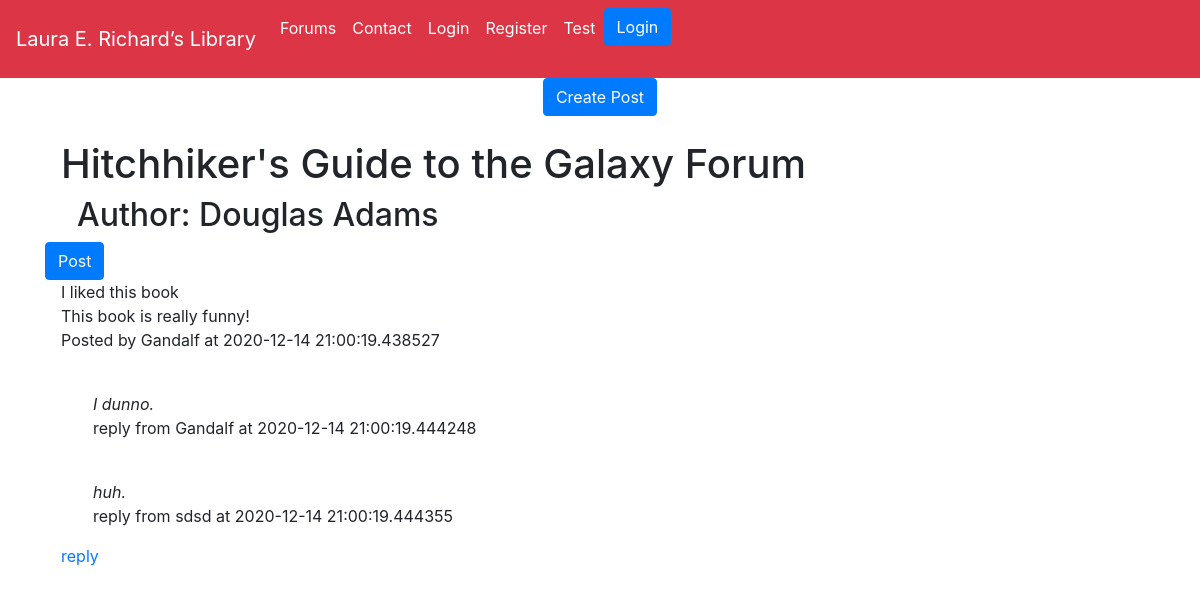
Page /forum/Hitchhiker's Guide to the Galaxy on the committed database.
### app/models.py (models this page shows, shortened)
class Forum(db.Model):
    id = db.Column(db.Integer, primary_key=True)
    timestamp = db.Column(db.DateTime, index=True, default=datetime.utcnow)
    userID = db.Column(db.Integer, db.ForeignKey('user.id'))
    book_title = db.Column(db.String(140), index=True, unique=True)
    author = db.Column(db.String(140), index=True)
    posts = db.relationship("Post", backref="forum", lazy="dynamic")

class Post(db.Model):
    id = db.Column(db.Integer, primary_key=True)
    title = db.Column(db.String(140))
    timestamp = db.Column(db.DateTime, index=True, default=datetime.utcnow)
    content = db.Column(db.String(10000), index=True)
    userID = db.Column(db.Integer, db.ForeignKey('user.id'))
    forumID = db.Column(db.Integer, db.ForeignKey('forum.id'))
    replies = db.relationship("Reply", backref="post", lazy="dynamic")

class User(UserMixin, db.Model):
    id = db.Column(db.Integer, primary_key=True)
    name = db.Column(db.String(64), index=True, unique=True)
    email = db.Column(db.String(120), index=True, unique=True)
    password_hash = db.Column(db.String(128), index=True)
    forums = db.relationship("Forum", backref="user", lazy="dynamic")
    posts = db.relationship("Post", backref="user", lazy="dynamic")
    replies = db.relationship("Reply", backref="user", lazy="dynamic")

class Reply(db.Model):
    id = db.Column(db.Integer, primary_key=True)
    timestamp = db.Column(db.DateTime, index=True, default=datetime.utcnow)
    userID = db.Column(db.Integer, db.ForeignKey('user.id'))
    postID = db.Column(db.Integer, db.ForeignKey('post.id'))
    content = db.Column(db.String(10000), index=True)

### app/routes.py (the view, shortened to what this page needs)
@app.route('/forum/<book_title>', methods=['GET', 'POST'])
def forum(book_title):
    forum = Forum.query.filter_by(book_title=book_title).first()
    form = CreatePostForm()
    return render_template('forum.html',title='New Post', forum=forum, form=form)

### app/templates/forum.html (shortened to what this page needs)
{% extends "base.html" %}
{% import 'bootstrap/wtf.html' as wtf %}
{% block app_content %}
<div class="text-center">
  <a href="" class="btn btn-primary btn-rounded mb-4" data-toggle="modal" data-target="#modalPostForm">Create Post</a>
</div>
    <div class="ml-3"><h1> {{ forum.book_title }} Forum</h1>
         <h2 class="ml-3">Author: {{ forum.author }}</h2>
    </div>
<a class="btn btn-primary" href="{{ url_for('makepost', book_title=forum.book_title)}}" role="button">Post</a>
{% for pst in forum.posts %}
    <div class="ml-3">
        <p>{{ pst.title }}<br>
        {{ pst.content }}<br>
         Posted by {{ pst.user.name }} at {{ pst.timestamp }}
        </p>
        </div>
        {% for reply in pst.replies %}
            <br>
            <div class="ml-5">
                <i>{{ reply.content }}</i>
                 <p>reply from {{reply.user.name}} at {{reply.timestamp}}</p>
            </div>
        {% endfor %}
    <div class="ml-3">
        <a href="{{ url_for('reply', book_title=pst.forum.book_title, title=pst.title)}}">reply</a>
    </div>
    {% endfor %}
{% endblock %}

### rows in the picture
Forum: book_title "Hitchhiker's Guide to the Galaxy", author "Douglas Adams"
Post: title "I liked this book", content "This book is really funny!", user.name "Gandalf", timestamp "2020-12-14 21:00:19.438527"
Reply: content "I dunno.", user.name "Gandalf", timestamp "2020-12-14 21:00:19.444248"
Reply: content "huh.", user.name "sdsd", timestamp "2020-12-14 21:00:19.444355"
